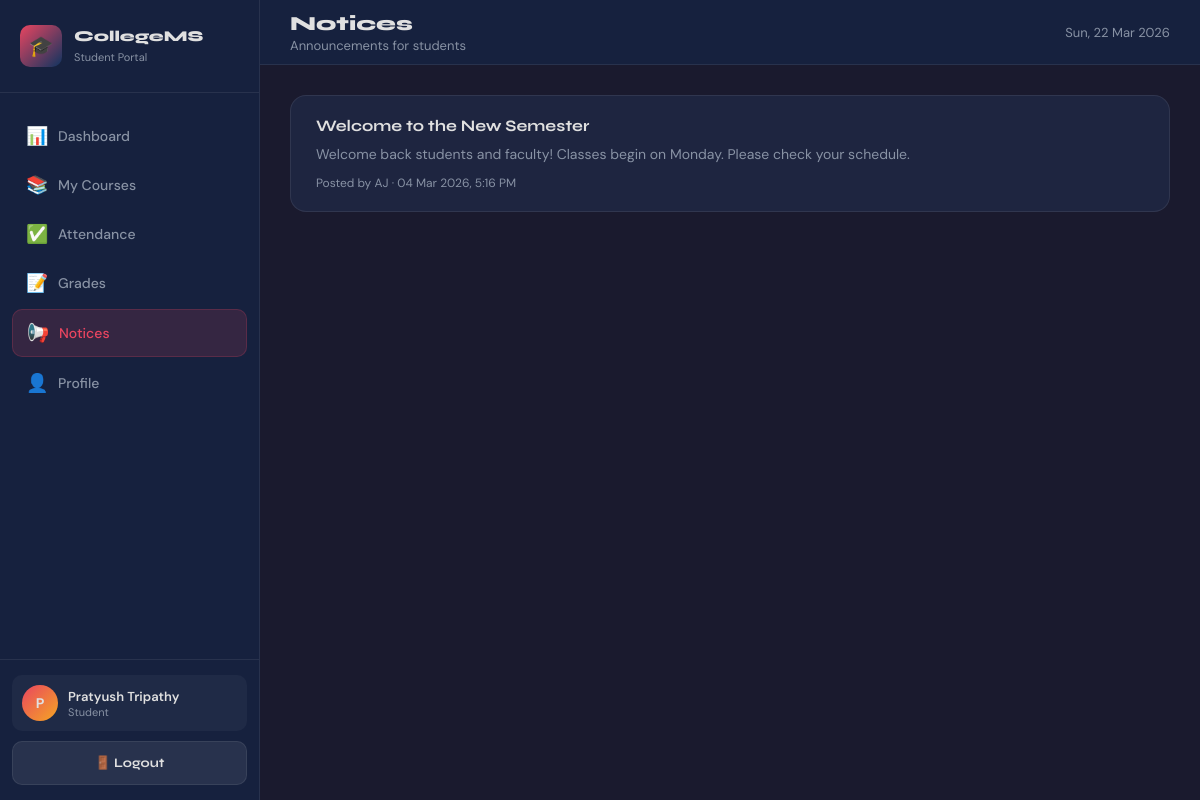
The page /student/notices.php (signed in) on the database its author committed.
### tables this page shows
CREATE TABLE notices (
  id INT AUTO_INCREMENT PRIMARY KEY,
  title VARCHAR(200) NOT NULL,
  content TEXT NOT NULL,
  posted_by INT NULL,
  target_role ENUM('all','student','faculty') NOT NULL DEFAULT 'all',
  created_at TIMESTAMP DEFAULT CURRENT_TIMESTAMP,
  CONSTRAINT fk_notice_user FOREIGN KEY (posted_by) REFERENCES users(id) ON DELETE SET NULL,
  INDEX idx_notice_target (target_role),
  INDEX idx_notice_date (created_at)
);

CREATE TABLE users (
  id INT AUTO_INCREMENT PRIMARY KEY,
  name VARCHAR(100) NOT NULL,
  email VARCHAR(100) NOT NULL UNIQUE,
  password VARCHAR(255) NOT NULL,
  role ENUM('admin','student','faculty') NOT NULL,
  created_at TIMESTAMP DEFAULT CURRENT_TIMESTAMP
);

### includes/auth.php (called while the page is built, shortened)
<?php
function e($value): string {
    return htmlspecialchars((string)$value, ENT_QUOTES, 'UTF-8');
}
?>

### student/notices.php (the view, shortened to what this page needs)
<?php
require_once '../includes/db.php';
require_once '../includes/auth.php';
$stmt = mysqli_prepare($conn, "
  SELECT n.title, n.content, n.created_at, u.name as author
  FROM notices n
  LEFT JOIN users u ON n.posted_by = u.id
  WHERE n.target_role IN ('all','student')
  ORDER BY n.created_at DESC, n.id DESC
  LIMIT 50
");
mysqli_stmt_execute($stmt);
$notices = mysqli_stmt_get_result($stmt);
?>
<!DOCTYPE html>
<html lang="en">
<head>
  <link rel="stylesheet" href="../css/style.css">
</head>
<body>
<div class="dashboard-layout">
  <aside class="sidebar" id="sidebar">
    <div class="sidebar-header">
      <div class="logo-icon">🎓</div>
      <div><h3>CollegeMS</h3><span>Student Portal</span></div>
    </div>
    <nav class="sidebar-nav">
      <a href="dashboard.php"  class="nav-link"><span class="nav-icon">📊</span> Dashboard</a>
      <a href="courses.php"    class="nav-link"><span class="nav-icon">📚</span> My Courses</a>
      <a href="attendance.php" class="nav-link"><span class="nav-icon">✅</span> Attendance</a>
      <a href="grades.php"     class="nav-link"><span class="nav-icon">📝</span> Grades</a>
      <a href="notices.php"    class="nav-link active"><span class="nav-icon">📢</span> Notices</a>
      <a href="profile.php"    class="nav-link"><span class="nav-icon">👤</span> Profile</a>
    </nav>
    <div class="sidebar-footer">
      <div class="user-info">
        <div class="user-avatar"><?= e(strtoupper(substr($_SESSION['user_name'] ?? 'S', 0, 1))) ?></div>
        <div>
          <div class="user-name"><?= e($_SESSION['user_name'] ?? 'Student') ?></div>
          <div class="user-role">Student</div>
        </div>
      </div>
      <a href="logout.php" class="btn btn-secondary" style="width:100%; font-size:13px;">🚪 Logout</a>
    </div>
  </aside>
  <div class="main-content">
    <header class="topbar">
      <div style="display:flex; align-items:center; gap:15px;">
        <div class="topbar-title">
          <h1>Notices</h1>
          <p>Announcements for students</p>
        </div>
      </div>
      <div class="topbar-right">
        <div style="font-size:13px; color:var(--text-muted)"><?= date('D, d M Y') ?></div>
      </div>
    </header>
    <div class="page-content">
      <div style="display:flex; flex-direction:column; gap:15px;">
        <?php $has=false; while($n=mysqli_fetch_assoc($notices)) { $has=true; ?>
          <div class="card">
            <div class="card-body" style="padding:20px 25px;">
              <h3 style="font-size:16px; margin-bottom:8px;"><?= e($n['title']) ?></h3>
              <p style="color:var(--text-muted); font-size:14px; line-height:1.6;">
                <?= nl2br(e($n['content'])) ?>
              </p>
              <div style="margin-top:10px; font-size:12px; color:var(--text-muted);">
                Posted by <?= e($n['author'] ?? '—') ?> · <?= date('d M Y, g:i A', strtotime($n['created_at'])) ?>
              </div>
            </div>
          </div>
        <?php } ?>
      </div>
    </div>
  </div>
</div>
</body>
</html>

### css/style.css (style rules this page uses)
:root { --primary: #1a1a2e; --secondary: #16213e; --accent: #e94560; --accent2: #0f3460; --gold: #f5a623; --text: #e0e0e0; --text-muted: #8892a4; --card-bg: #1e2540; --border: rgba(255,255,255,0.08); --success: #22c55e; --warning: #f59e0b; --danger: #ef4444; --info: #3b82f6; --sidebar-w: 260px; }
* { margin: 0; padding: 0; box-sizing: border-box; }
body { font-family: 'DM Sans', sans-serif; background: var(--primary); color: var(--text); min-height: 100vh; }
h1, h2, h3, h4, h5 { font-family: 'Syne', sans-serif; }
a { text-decoration: none; color: inherit; }
.btn { display: inline-flex; align-items: center; gap: 8px; padding: 13px 24px; border-radius: 10px; font-family: 'Syne', sans-serif; font-weight: 700; font-size: 15px; cursor: pointer; border: none; transition: all 0.3s; text-align: center; justify-content: center; }
.btn-secondary { background: rgba(255,255,255,0.08); color: var(--text); border: 1px solid var(--border); }
.dashboard-layout { display: flex; min-height: 100vh; }
.sidebar { width: var(--sidebar-w); background: var(--secondary); border-right: 1px solid var(--border); display: flex; flex-direction: column; position: fixed; height: 100vh; z-index: 100; transition: transform 0.3s; }
.sidebar-header { padding: 25px 20px; border-bottom: 1px solid var(--border); display: flex; align-items: center; gap: 12px; }
.sidebar-header .logo-icon { width: 42px; height: 42px; background: linear-gradient(135deg, var(--accent), var(--accent2)); border-radius: 10px; display: flex; align-items: center; justify-content: center; font-size: 20px; flex-shrink: 0; }
.sidebar-header h3 { font-size: 15px; font-weight: 800; line-height: 1.2; }
.sidebar-header span { font-size: 11px; color: var(--text-muted); font-family: 'DM Sans'; }
.sidebar-nav { flex: 1; padding: 20px 12px; overflow-y: auto; }
.nav-link { display: flex; align-items: center; gap: 12px; padding: 11px 14px; border-radius: 10px; font-size: 14px; font-weight: 500; color: var(--text-muted); transition: all 0.2s; margin-bottom: 3px; }
.nav-link.active { background: rgba(233,69,96,0.15); color: var(--accent); border: 1px solid rgba(233,69,96,0.2); }
.nav-link .nav-icon { font-size: 18px; width: 20px; text-align: center; }
.sidebar-footer { padding: 15px 12px; border-top: 1px solid var(--border); }
.user-info { display: flex; align-items: center; gap: 10px; padding: 10px; border-radius: 10px; background: rgba(255,255,255,0.04); margin-bottom: 10px; }
.user-avatar { width: 36px; height: 36px; background: linear-gradient(135deg, var(--accent), var(--gold)); border-radius: 50%; display: flex; align-items: center; justify-content: center; font-weight: 700; font-size: 14px; flex-shrink: 0; }
.user-name { font-size: 13px; font-weight: 600; }
.user-role { font-size: 11px; color: var(--text-muted); }
.main-content { flex: 1; margin-left: var(--sidebar-w); display: flex; flex-direction: column; min-height: 100vh; }
.topbar { background: var(--secondary); border-bottom: 1px solid var(--border); padding: 0 30px; height: 65px; display: flex; align-items: center; justify-content: space-between; position: sticky; top: 0; z-index: 50; }
.topbar-title h1 { font-size: 20px; font-weight: 800; }
.topbar-title p { font-size: 13px; color: var(--text-muted); margin-top: 1px; }
.topbar-right { display: flex; align-items: center; gap: 15px; }
.page-content { padding: 30px; flex: 1; }
.card { background: var(--card-bg); border: 1px solid var(--border); border-radius: 16px; overflow: hidden; margin-bottom: 25px; }
.card-body { padding: 25px; }

### rows shown on the page
notices: title "Welcome to the New Semester", content "Welcome back students and faculty! Classes begin on Monday. Please check your schedule.", posted_by.name "AJ", created_at "04 Mar 2026, 5:16 PM"

### other values the page prints
substr($_SESSION['user_name'] ?? 'S', 0, 1) "P"
$_SESSION['user_name'] "Pratyush Tripathy"
